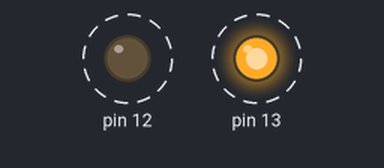
Simulated run of this sketch. Board: Arduino Uno, built with avr-gcc and run on an emulated ATmega328P. Shown: output pins drawn as LEDs (lit = HIGH). Dashed ring = blinking.

Above: at 0.02 s.
Timing chart, 0 to 3.0 s (numbered marks = the images above):
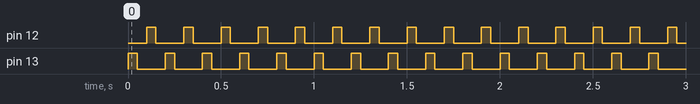

Measured:
- by itself, pin 12, pin 13: alternates HIGH for 0.05 s and LOW for 0.15 s

The sketch:

Opdracht_1c.ino
```cpp
//speed var for disco mode :)
float speed = 50;

void setup() {
  // initialize digital pin LED_BUILTIN as an output.
   pinMode(13, OUTPUT);
   pinMode(12, OUTPUT);
}

void loop() {
  digitalWrite(13, HIGH);
  delay(speed);
  digitalWrite(13, LOW);
  delay(speed);
  digitalWrite(12, HIGH);
  delay(speed);
  digitalWrite(12, LOW);
  delay(speed);
}
```
